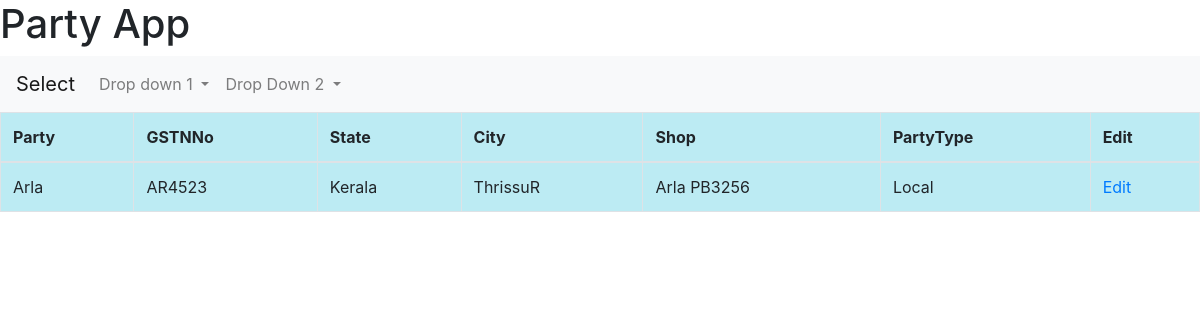
The app's page /Partylistview with its own data.
### purchaseapp/models.py (models this page shows, shortened)
class  Party(models.Model):
    PartyId=models.IntegerField(auto_created=True,primary_key=True)
    PartyName=models.CharField(max_length=100,verbose_name="Supplier")
    GSTNNo=models.CharField(max_length=17,verbose_name="GSTN No",null=True,blank=True)
    State=models.ForeignKey(State,on_delete=models.CASCADE,null=True,blank=True)
    City=models.ForeignKey(City,on_delete=models.PROTECT,null=True,blank=True)
    Shop=models.CharField(max_length=100,verbose_name="Shop Address",null=True,blank=True)
    PartyType=models.CharField(max_length=10,verbose_name="Supplier Type",null=True,blank=True)
    IsActive=models.IntegerField(verbose_name="Is Active",default=1)

class State(models.Model):
    StateId=models.IntegerField(auto_created=True,primary_key=True)
    StateName=models.CharField(max_length=50,verbose_name="State",null=True,blank=True)
    StateCode=models.IntegerField(verbose_name="State Code",null=True,blank=True,)
    StateAbbr=models.CharField(max_length=5,verbose_name="State Abbr",null=True,blank=True)
    def __str__(self):
        return self.StateName

class City(models.Model):
    CityId=models.IntegerField(auto_created=True,primary_key=True)
    CityName=models.CharField(max_length=50,verbose_name="City",null=True,blank=True)
    State=models.ForeignKey(State,on_delete=models.CASCADE,null=True,blank=True)
    def __str__(self):
        return self.CityName

### purchaseapp/views.py (the view)
# urls.py: path('Partylistview',views.Partylistview,name="Partylistview"),
def Partylistview(request):
    if request.method=="GET":
        partylist=Party.objects.all()
        context={'partylist':partylist}
        return render(request,'purchaseapp/partylist.html',context)

### purchaseapp/Templates/purchaseapp/partylist.html (shortened to what this page needs)
{%extends 'purchaseapp/base.html'%}
{%block body_content%}
<form method="GET">
<center>
    <table class="table table-bordered", style="background-color: rgb(188, 235, 243)"
    font-family="sans-serif" >
        <thead>
            <tr>
                <th>Party</th>
                <th>GSTNNo </th>
                <th>State</th>
                <th>City</th>
                <th>Shop </th>
                <th>PartyType</th>
                <th>Edit</th>
            </tr>
        </thead>
        <tbody>
            {%for item in partylist%}
            <tr>
                <td>{{item.PartyName}}</td>
                <td>{{item.GSTNNo}}</td>
                <td>{{item.State}}</td>
                <td>{{item.City}}</td>
                <td>{{item.Shop}}</td>
                <td>{{item.PartyType}}</td>
                <td><a href="{% url 'Partyeditview' id=item.PartyId %}">Edit</a></td>
            </tr>
            {%endfor%}
        </tbody>
    </table>
</center>
</form>
{%endblock%}

### records on screen
Party: PartyName "Arla", GSTNNo "AR4523", State "Kerala", City "ThrissuR", Shop "Arla PB3256", PartyType "Local"
